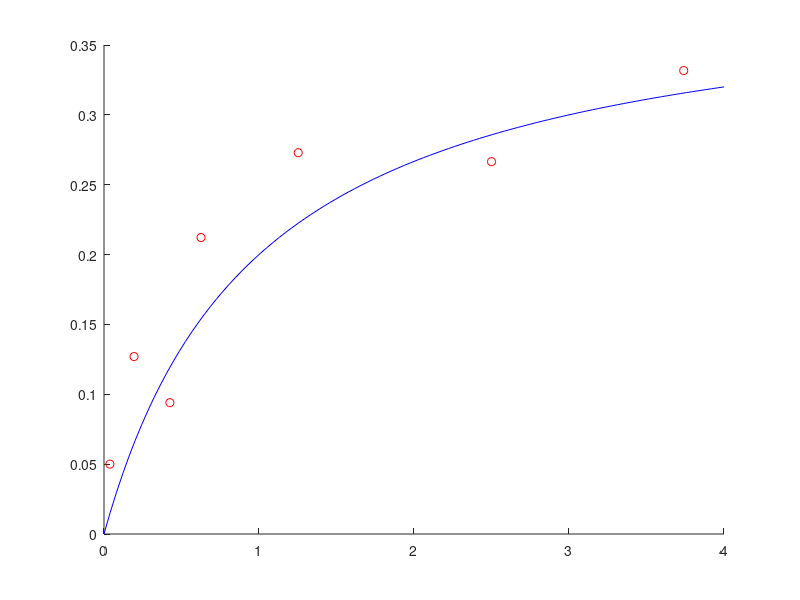

This chart was generated by the following MATLAB code:
% data for exercise 1
% todo: how can we use it?

xi = [0.038; 0.194; 0.425; 0.626; 1.253; 2.5; 3.74]

yi = [0.05; 0.127; 0.094; 0.2122; 0.2729; 0.2665; 0.3317]

clf # is ...
hold on
plot(xi, yi, 'ro')

f = @(a, x) a(1)*x./(a(2) + x);

a0=[0.4;1]; % initial guess for the valeus of our parameters
t = linspace(0, 4); % parameters for ploting our function

plot(t, f(a0,t),'b')
